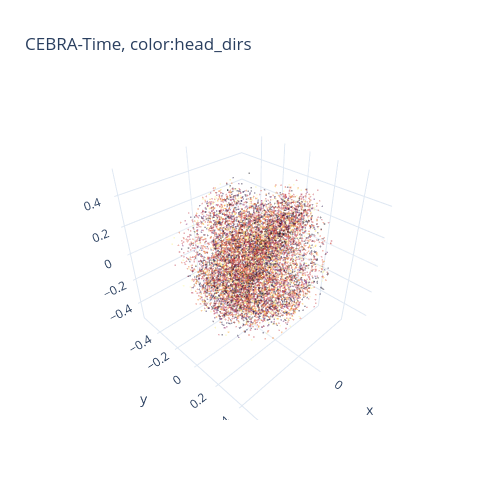

Notebook source saved alongside this figure:
### Code cell
fig = cebra.integrations.plotly.plot_embedding_interactive(LFP_time_embedding, embedding_labels=bin_head_dir, title = "CEBRA-Time, color:head_dirs", cmap = "inferno")
fig.show()

### Figure 1 — Plotly figure (JSON) as saved in the notebook; plotly's stock layout.template omitted (floating-point values rounded to 4 significant figures; data arrays with more than 128 entries replaced by an {"elided": "..."} marker saying what was removed)
{"data": [{"marker": {"color": {"elided": "10235 float values"}, "colorscale": [[0, "rgb(0, 0, 3)"], [0.1, "rgb(22, 11, 57)"], [0.2, "rgb(65, 9, 103)"], [0.3, "rgb(106, 23, 110)"], [0.4, "rgb(147, 37, 103)"], [0.5, "rgb(187, 55, 84)"], [0.6, "rgb(220, 80, 57)"], [0.7, "rgb(243, 119, 25)"], [0.8, "rgb(251, 164, 10)"], [0.9, "rgb(245, 215, 69)"], [1, "rgb(252, 254, 164)"]], "opacity": 0.4, "size": 1}, "mode": "markers", "name": "[-2.41354314 -2.41354314 -2.41354314 ...  0.70720838  0.74543675\n  0.58786131]", "type": "scatter3d", "x": {"elided": "10235 float values"}, "y": {"elided": "10235 float values"}, "z": {"elided": "10235 float values"}}], "layout": {"height": 500, "showlegend": false, "title": {"text": "CEBRA-Time, color:head_dirs"}, "width": 500}}
